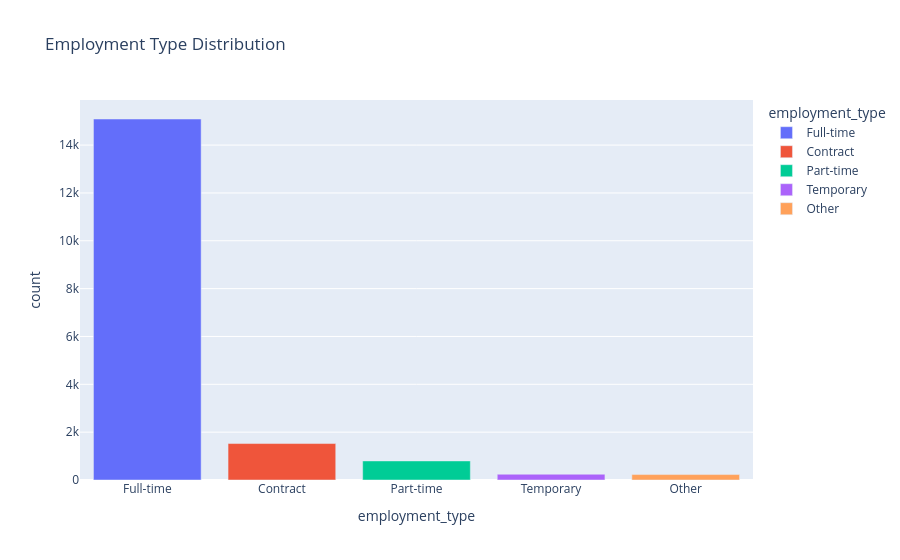

The code cell stored with this chart in its notebook:
### Markdown cell above
#### Aim:
To explore the distribution of job postings across different employment types (Full-time, Part-time, Contract, Internship, etc.).

### Code cell
emp_counts = df['employment_type'].value_counts().reset_index()
emp_counts.columns = ['employment_type', 'count']

fig = px.bar(
    emp_counts,
    x='employment_type',
    y='count',
    title="Employment Type Distribution",
    color='employment_type'
)

fig.show()

### Figure 1 — Plotly figure (JSON) as saved in the notebook; plotly's stock layout.template omitted (floating-point values rounded to 4 significant figures)
{"data": [{"hovertemplate": "employment_type=%{x}<br>count=%{y}<extra></extra>", "legendgroup": "Full-time", "marker": {"color": "#636efa", "pattern": {"shape": ""}}, "name": "Full-time", "orientation": "v", "showlegend": true, "textposition": "auto", "type": "bar", "x": ["Full-time"], "xaxis": "x", "y": [15091], "yaxis": "y"}, {"hovertemplate": "employment_type=%{x}<br>count=%{y}<extra></extra>", "legendgroup": "Contract", "marker": {"color": "#EF553B", "pattern": {"shape": ""}}, "name": "Contract", "orientation": "v", "showlegend": true, "textposition": "auto", "type": "bar", "x": ["Contract"], "xaxis": "x", "y": [1524], "yaxis": "y"}, {"hovertemplate": "employment_type=%{x}<br>count=%{y}<extra></extra>", "legendgroup": "Part-time", "marker": {"color": "#00cc96", "pattern": {"shape": ""}}, "name": "Part-time", "orientation": "v", "showlegend": true, "textposition": "auto", "type": "bar", "x": ["Part-time"], "xaxis": "x", "y": [797], "yaxis": "y"}, {"hovertemplate": "employment_type=%{x}<br>count=%{y}<extra></extra>", "legendgroup": "Temporary", "marker": {"color": "#ab63fa", "pattern": {"shape": ""}}, "name": "Temporary", "orientation": "v", "showlegend": true, "textposition": "auto", "type": "bar", "x": ["Temporary"], "xaxis": "x", "y": [241], "yaxis": "y"}, {"hovertemplate": "employment_type=%{x}<br>count=%{y}<extra></extra>", "legendgroup": "Other", "marker": {"color": "#FFA15A", "pattern": {"shape": ""}}, "name": "Other", "orientation": "v", "showlegend": true, "textposition": "auto", "type": "bar", "x": ["Other"], "xaxis": "x", "y": [227], "yaxis": "y"}], "layout": {"barmode": "relative", "legend": {"title": {"text": "employment_type"}, "tracegroupgap": 0}, "title": {"text": "Employment Type Distribution"}, "xaxis": {"anchor": "y", "categoryarray": ["Full-time", "Contract", "Part-time", "Temporary", "Other"], "categoryorder": "array", "domain": [0, 1], "title": {"text": "employment_type"}}, "yaxis": {"anchor": "x", "domain": [0, 1], "title": {"text": "count"}}}}
